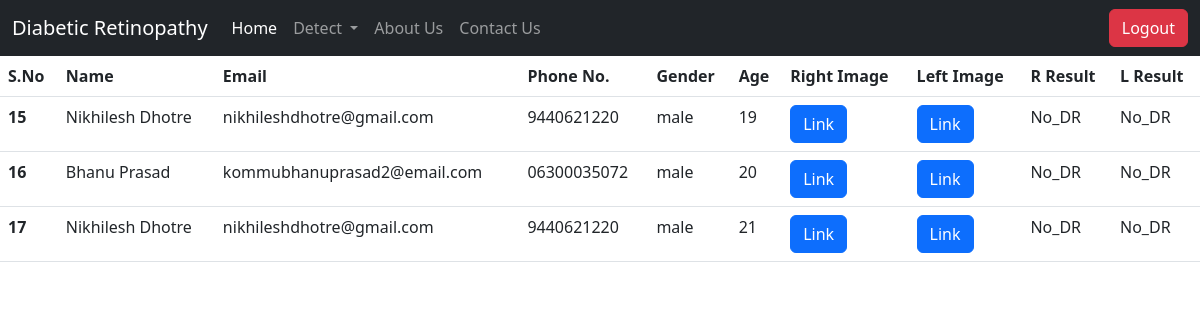
Screenshot of /report with the database file from the repository.
### home/models.py (models this page shows)
class DR(models.Model):
    id=models.AutoField(primary_key=True)
    name1=models.CharField(max_length=122)
    email1=models.CharField(max_length=122)
    phone1=models.CharField(max_length=122)
    gender=models.CharField(max_length=122,default="")
    age=models.CharField(max_length=122,default="")
    right=models.ImageField(null=True ,blank=True,upload_to="shop/images")
    left=models.ImageField(null=True ,blank=True,upload_to="shop/images")
    rprediict=models.CharField(max_length=122,default="")
    lpredict=models.CharField(max_length=122,default="")
    def __str__(self) -> str:
        return self.name1

### home/views.py (the view)
# urls.py: path("report",views.report,name="report"),
def report(request):
    drlist=DR.objects.all()
    print(drlist)
    k=0
    return render(request,'report.html',{'drlist':drlist,'k':k})

### templates/report.html
{% extends 'base.html' %} {% block title %} Report {% endblock title %} {% block body %}
<table class="table">
    <thead>
        <tr>
            <th scope="col">S.No</th>
            <th scope="col">Name</th>
            <th scope="col">Email</th>
            <th scope="col">Phone No.</th>
            <th scope="col">Gender</th>
            <th scope="col">Age</th>
            <th scope="col">Right Image</th>
            <th scope="col">Left Image</th>
            <th scope="col">R Result</th>
            <th scope="col">L Result</th>
        </tr>
    </thead>
    <tbody>
        {% for item in drlist %}
        <tr>
            <th scope="row">{{item.id}}</th>
            <td>{{item.name1}}</td>
            <td>{{item.email1}}</td>
            <td>{{item.phone1}}</td>
            <td>{{item.gender}}</td>
            <td>{{item.age}}</td>
            <td>
                <a class="btn btn-primary" href="/media/{{item.right}}" role="button">Link</a>
            </td>
            <td>
                <a class="btn btn-primary" href="/media/{{item.left}}" role="button">Link</a>
            </td>
            <td>{{item.rprediict}}</td>
            <td>{{item.lpredict}}</td>
        </tr>
        {% endfor %}
    </tbody>
</table>
{% endblock body %}

### templates/base.html (shortened to what this page needs)
<!doctype html>
<html lang="en">
<head>
    <link href="https://cdn.jsdelivr.net/npm/bootstrap@5.2.3/dist/css/bootstrap.min.css" rel="stylesheet">
</head>
<body>
    <nav class="navbar navbar-expand-lg navbar-dark bg-dark">
        <div class="container-fluid">
            <a class="navbar-brand" href="#">Diabetic Retinopathy</a>
            <div class="collapse navbar-collapse" id="navbarSupportedContent">
                <ul class="navbar-nav me-auto mb-2 mb-lg-0">
                    <li class="nav-item">
                        <a class="nav-link active" aria-current="page" href="/">Home</a>
                    </li>
                    <li class="nav-item dropdown">
                        <a class="nav-link dropdown-toggle" href="#" role="button" data-bs-toggle="dropdown" aria-expanded="false">
                  Detect
                </a>
                    </li>
                    <li class="nav-item">
                        <a class="nav-link" href="/about">About Us</a>
                    </li>
                    <li class="nav-item">
                        <a class="nav-link" href="/contact">Contact Us</a>
                    </li>
                </ul>
                <a class="btn btn-danger" href="/logout" role="button">Logout</a>
            </div>
        </div>
    </nav>
     {% block body %} {% endblock body %}
</body>
</html>

### rows the page displays
DR: id "15", name1 "Nikhilesh Dhotre", email1 "nikhileshdhotre@gmail.com", phone1 "9440621220", gender "male", age "19", rprediict "No_DR", lpredict "No_DR"
DR: id "16", name1 "Bhanu Prasad", email1 "kommubhanuprasad2@email.com", phone1 "06300035072", gender "male", age "20", rprediict "No_DR", lpredict "No_DR"
DR: id "17", name1 "Nikhilesh Dhotre", email1 "nikhileshdhotre@gmail.com", phone1 "9440621220", gender "male", age "21", rprediict "No_DR", lpredict "No_DR"
